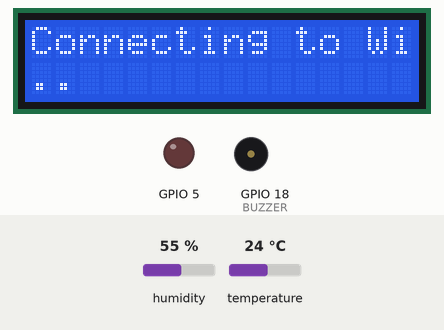
Recording of a sketch running on a simulated ESP32. On the bench: 16×2 character LCD, output pins drawn as LEDs (lit = HIGH), buzzer (waves = sounding, pin HIGH). The inputs (shaded band) are chosen by the test bench; at power-on: humidity 55 %, temperature 24 °C. WiFi joins after 1.5 s; servers stay silent unless stated; random numbers use the default seed unless the sketch sets one; no MQTT or app messages arrive unless stated; what the sketch prints to the serial monitor is not drawn.

Above: at 1.1 s.
At 1.7 s:
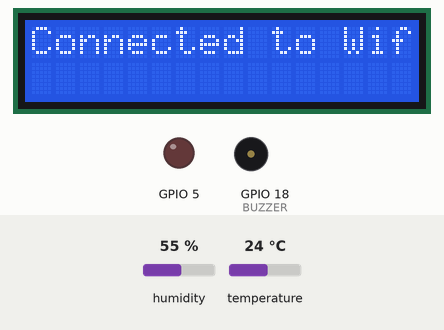
At 2.8 s:
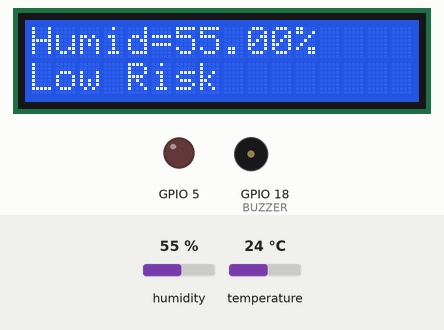

The sketch:

sketch.ino
```cpp
#include <ArduinoJson.h>
#include <LiquidCrystal_I2C.h>
#include <WiFi.h>
#include "DHTesp.h"
#include <PubSubClient.h>

#define DHTPIN 15
#define BUZZER 18
DHTesp dht;


#define WIFI_SSID "Wokwi-GUEST"
#define WIFI_PASWORD ""
#define MQTT_SERVER "test.mosquitto.org"
#define MQTT_TOPIC "sensor/data"

WiFiClient espClient;
PubSubClient mqtt(espClient);

LiquidCrystal_I2C lcd(0x27, 16, 2);

void connect_wifi()
{
  lcd.setCursor(0, 0);
  lcd.print("Connecting to Wifi");

  WiFi.begin(WIFI_SSID, WIFI_PASWORD);
  lcd.setCursor(0, 1);
  while (WiFi.status() != WL_CONNECTED ) {
    delay(500);
    lcd.print(".");
  }
  lcd.clear();
  lcd.setCursor(0, 0);
  lcd.print("Connected to Wifi");
}

void connect_mqtt() {
  // Loop until we're reconnected
  while (!mqtt.connected()) {
    Serial.print("Attempting MQTT connection...");
    // Create a random client ID
    String clientId = "ESP8266Client-";
    clientId += String(random(0xffff), HEX);
    // Attempt to connect
    if (mqtt.connect(clientId.c_str())) {
      Serial.println("Connected");
      // Once connected, publish an announcement
      mqtt.publish(MQTT_TOPIC, "Connected");
    } else {
      Serial.println(" try again in 5 seconds");
      // Wait 5 seconds before retrying
      delay(5000);
    }
  }
}

void setup() {
  dht.setup(DHTPIN, DHTesp::DHT22);// initialize the sensor
  pinMode(BUZZER, OUTPUT);
  pinMode(5, OUTPUT);
  lcd.init();
  lcd.backlight();

  mqtt.setServer(MQTT_SERVER, 1883);

  connect_wifi();
  delay(1000);
  lcd.clear();
}

void clearLCDLine(int line)
{
  lcd.setCursor(0, line);
  for (int i = 0; i < 20; i++) {
    lcd.print(" ");
  }
  lcd.setCursor(0, line);
}

void loop() {
  char temp[10] = {0};
  char humid[10] = {0};
  String status;


  connect_mqtt();

  sprintf(humid, "%.2f", dht.getHumidity());
  lcd.setCursor(0, 0); // set the cursor on the first row and column
  lcd.print("Humid=");
  lcd.print(humid);//print the humidity
  lcd.print("%");

  sprintf(temp, "%.2f", dht.getTemperature());
  lcd.setCursor(0, 1); //set the cursor on the second row and first column
  lcd.print("Temp=");
  lcd.print(temp);//print the temperature

  float h = dht.getHumidity();
  float t = dht.getTemperature();

  clearLCDLine(2);

  if (h < 30 && t > 30) {
    status = "High Risk!";
    digitalWrite(5, HIGH);
    tone(BUZZER, 165);
  }

  else if (h > 30 && h < 50 && t > 30) {
    status = "Moderate Risk";
    digitalWrite(5, LOW);
    noTone(BUZZER);
  }

  else if (h >= 50 && t > 20) {
    status = "Low Risk";
    digitalWrite(5, LOW);
    noTone(BUZZER);
  }

  else {
    status = "Safe";
    digitalWrite(5, LOW);
    noTone(BUZZER);
  }

  lcd.print(status);

  DynamicJsonDocument doc(1024);
  doc["status"] = status;
  doc["temp"] = t;
  doc["humid"] = h;

  String payload;
  serializeJson(doc, payload);
  mqtt.publish(MQTT_TOPIC, payload.c_str());
  delay(30000);

}
```

Measured:
- what the display in image 0 shows lasts 0.5 s, from 1.1 s to 1.6 s
- what the display in image 1 shows lasts 1.0 s, from 1.6 s to 2.6 s
